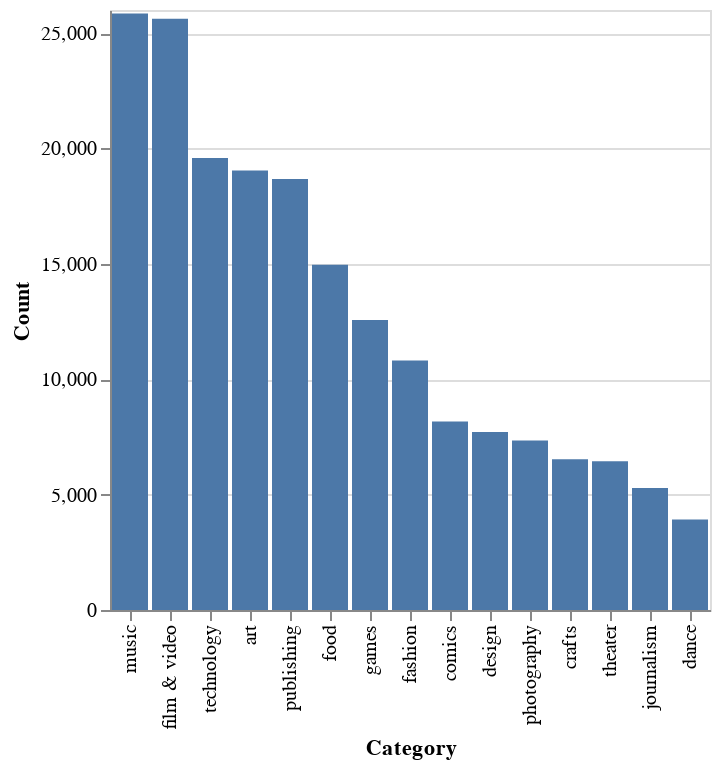

Notebook source saved alongside this figure:
### Markdown cell above
Notice that by default Altair placed the category labels in alphabetical order on the x-axis. However, this visualization of categories is not very informative, as the heights of the bars are all over the place. 

We can actually sort the counts right inside the visualization. To do this, we can set the `sort` parameter in either the X or Y axis to the other axis (i.e., the axis that we want to sort by). In this case, we want to sort the categories on the x-axis in _descending_ order by the value on the y-axis, so we set sort to `-y`.

### Code cell
alt.Chart(category_counts).mark_bar().encode(
    x = alt.X("cat", axis = alt.Axis(title = "Category"), sort='-y'),
    y = alt.Y("count", axis = alt.Axis(title = "Count"))
)

### Figure 1 — Vega-Lite specification as saved in the notebook (floating-point values rounded to 4 significant figures)
{"config": {"view": {"continuousWidth": 400, "continuousHeight": 300}}, "data": {"name": "data-553353af142661fd4f817899b7064bfd"}, "mark": "bar", "encoding": {"x": {"type": "nominal", "axis": {"title": "Category"}, "field": "cat", "sort": "-y"}, "y": {"type": "quantitative", "axis": {"title": "Count"}, "field": "count"}}, "$schema": "https://vega.github.io/schema/vega-lite/v4.8.1.json", "datasets": {"data-553353af142661fd4f817899b7064bfd": [{"cat": "music", "count": 25844}, {"cat": "film & video", "count": 25619}, {"cat": "technology", "count": 19590}, {"cat": "art", "count": 19042}, {"cat": "publishing", "count": 18676}, {"cat": "food", "count": 14961}, {"cat": "games", "count": 12563}, {"cat": "fashion", "count": 10811}, {"cat": "comics", "count": 8166}, {"cat": "design", "count": 7717}, {"cat": "photography", "count": 7346}, {"cat": "crafts", "count": 6530}, {"cat": "theater", "count": 6451}, {"cat": "journalism", "count": 5287}, {"cat": "dance", "count": 3924}]}}
